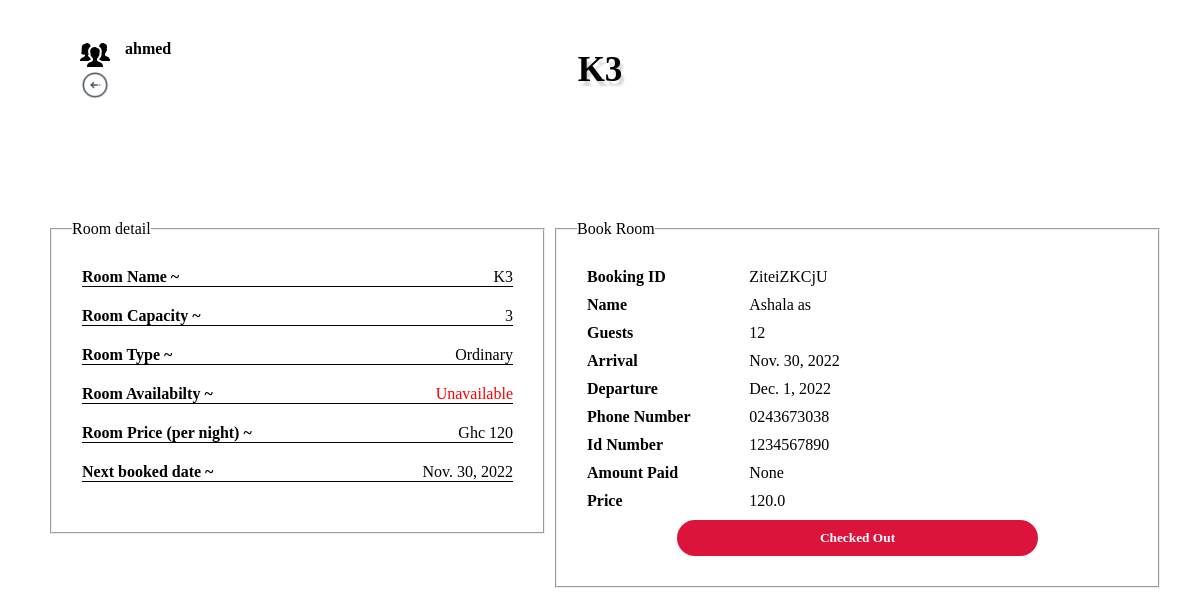
The page /receptionist/emp_room/K3 (signed in) on the database as committed earlier.
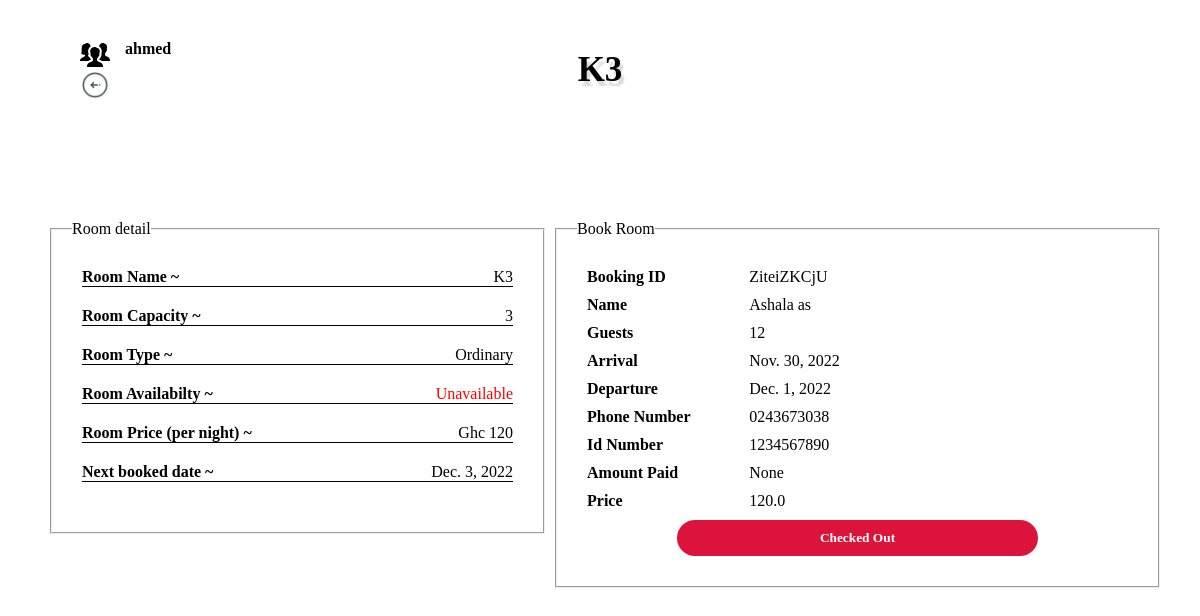
The same page on the database as committed later.
### receptionist/models.py (models this page shows, shortened)
class Room(models.Model):
    name = models.TextField(max_length=100, primary_key=True, unique=True)
    capacity = models.IntegerField()
    sizes = (
        ('Executive', 'Executive'),
        ('Ordinary', 'Ordinary'),
        ('Standard', 'Standard'),
        )
    grade = models.CharField(max_length=100, choices=sizes)
    price = models.IntegerField()
    availability = models.BooleanField(default=True)
    next_booked_date = models.DateField(null=True, blank=True)
    next_free_date = models.DateField(null=True, blank=True)

### receptionist/views.py (the view)
@login_required(login_url = './emp_login')
def emp_room(request, pk):
    room = Room.objects.get(name= pk)
    room_name = room.name
    booker = Booking.objects.filter(room_name=room_name).first()
    if request.method == 'POST':
        booker.active = False
        room.availability = True
        booker.save()
        room.save()
        return redirect('../emp_rooms')
    return render(request, 'emp_room.html', {'room': room, 'booker':booker})

### templates/emp_room.html (shortened to what the changed rows need)
{% load static %}
<!DOCTYPE html>
<html lang="en">
<head>
    <link rel="stylesheet" href={% static "style.css" %}>
</head>
<body class="body1">
    <div class="container dash1">
        <h2>{{room.name}}</h2>
        <div class="logout1">
            <div class="iden">
            </div>
            <a href="../emp_rooms"><img src={% static "./images/icons/back_arrow_64px.png" %} alt=""></a>
        </div>
        <div class="main_body">
            <aside class="aside1">
                <fieldset>
                    <div class="details">
                        <div class="line">
                            <label for="">Room Name ~</label>
                            <span>{{room.name}}</span>
                        </div>
                        <div class="line">
                            <label for="">Room Capacity ~</label>
                            <span>{{room.capacity}}</span>
                        </div>
                        <div class="line">
                            <label for="">Room Type ~</label>
                            <span>{{room.grade}}</span>
                        </div>
                        <div class="line">
                            <label for="">Room Price (per night) ~</label>
                            <span>Ghc {{room.price}}</span>
                        </div>
                        <div class="line">
                            <label for="">Next booked date ~</label>
                            <span>{{room.next_booked_date}}</span>
                        </div>
                    </div>
            </aside>
            <aside class="aside2">
            </aside>
        </div>
    </div>
</body>
</html>

Rows that differ between the two databases and show on the page:
changed Room "Ordinary": next_booked_date "Nov. 30, 2022" → "Dec. 3, 2022"
